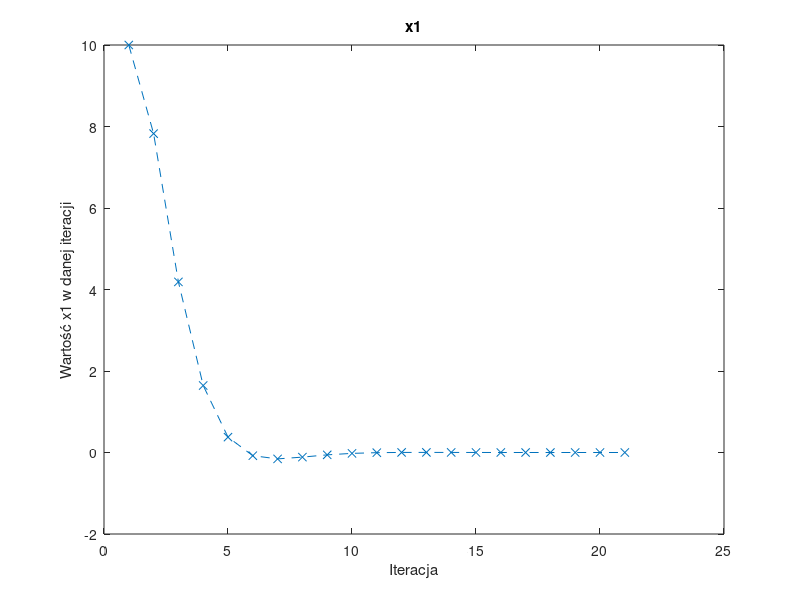
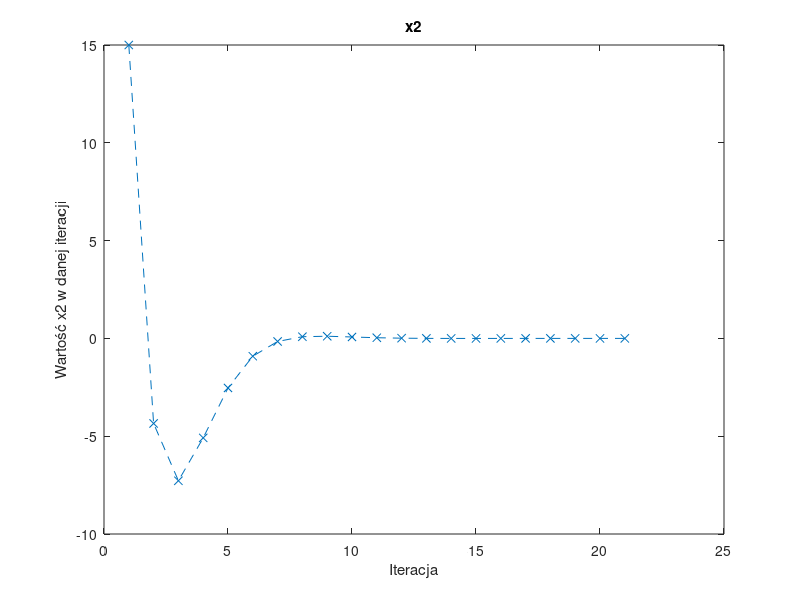
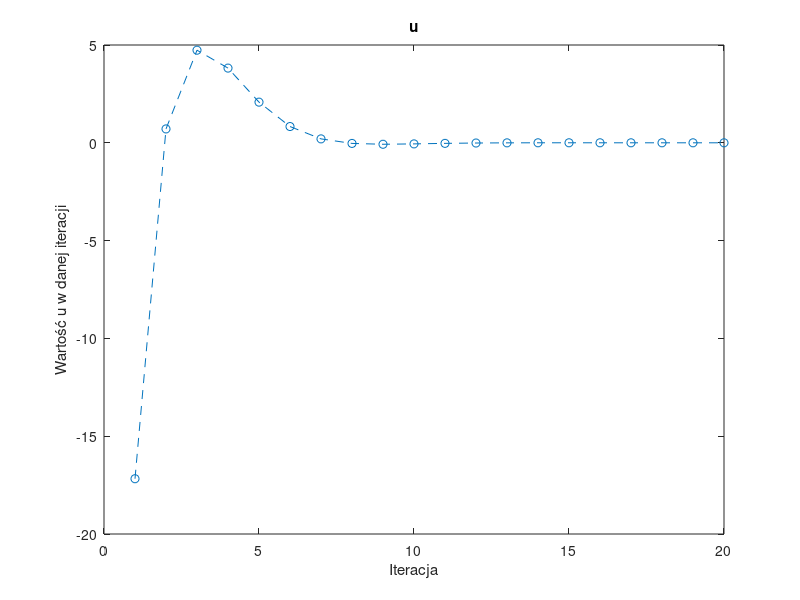

Write the MATLAB code that produced these figures, in order.
clear all

J = @(x,u)sum((-5*x(1) + x(2))^2 + 19*u^2);


A = [1,1;
     0,2];
B = [1;
     2];

C = [B A*B];
sterowalnosc = 2==rank(C);
R = 19;
F = [0,0;
     0,0];
Q = [25,-5;
     -5,1];
N = 20;
x0 = [10;
      15];
x = zeros(2,N+1);
u = zeros(1,N);
x(:,1) = x0;


K(:,:,N+1) = F;


for i=N:-1:1 
    K(:,:,i) = A'*(K(:,:,i+1) - K(:,:,i+1)*B*((R+B'*K(:,:,i+1)*B)^(-1))*B'*K(:,:,i+1))*A + Q;
end

for i=1:N
    S = -(R+B'*K(:,:,i+1)*B)^(-1)*B'*K(:,:,i+1)*A;

    u(i) = S*x(:,i);
    x(:,i+1) = A*x(:,i) + B*u(i);
end

J0 = (1/2)*x0'*K(:,:,1)*x0;

figure
plot(x(1,:),'x','LineStyle','--')
xlabel('Iteracja')
ylabel('Wartość x1 w danej iteracji')
title('x1')

figure
plot(x(2,:),'x','LineStyle','--')
xlabel('Iteracja')
ylabel('Wartość x2 w danej iteracji')
title('x2')

figure
plot(u,'o','LineStyle','--')
xlabel('Iteracja')
ylabel('Wartość u w danej iteracji')
title('u')


